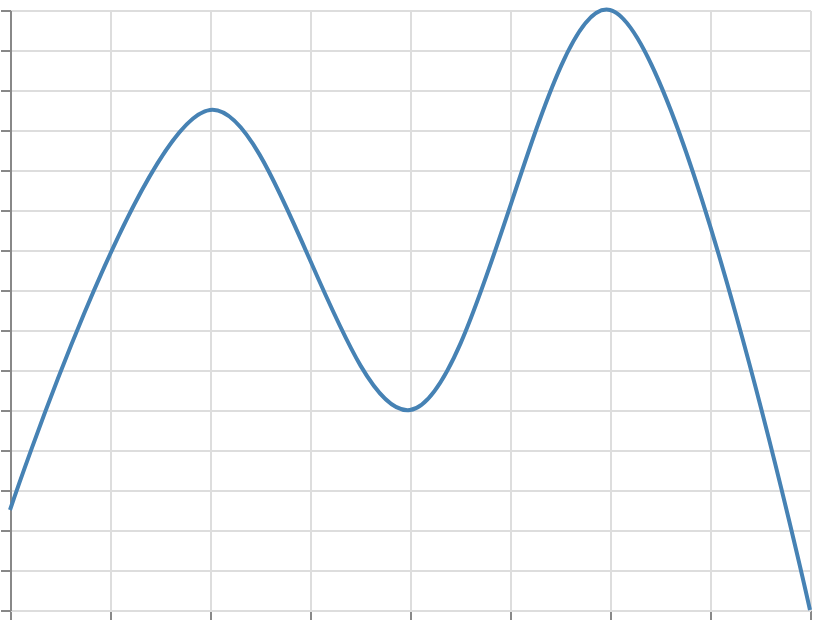

The specification (Vega-Lite) saved for this image:
### Vega specification from a JSON file in a GitHub repository (floating-point values rounded to 4 significant figures)
{"$schema": "https://vega.github.io/schema/vega/v6.json", "width": 400, "height": 300, "padding": 5, "autosize": "none", "data": [{"name": "table", "values": [{"x": 0, "y": 5}, {"x": 1, "y": 25}, {"x": 2, "y": 10}, {"x": 3, "y": 30}, {"x": 4, "y": 0}]}], "scales": [{"name": "x", "type": "linear", "domain": {"data": "table", "field": "x"}, "range": "width", "nice": true}, {"name": "y", "type": "linear", "domain": {"data": "table", "field": "y"}, "range": [{"signal": "height"}, 0], "nice": true}], "marks": [{"type": "line", "from": {"data": "table"}, "encode": {"update": {"x": {"scale": "x", "field": "x"}, "y": {"scale": "y", "field": "y"}, "stroke": {"value": "steelblue"}, "strokeWidth": {"value": 2}, "interpolate": {"value": "catmull-rom"}, "tension": {"value": 0.3}}}}], "axes": [{"scale": "x", "orient": "bottom", "grid": true, "labels": false}, {"scale": "y", "orient": "left", "grid": true, "labels": false}]}
